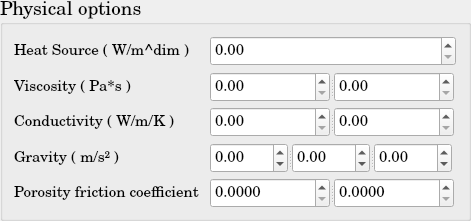
       <widget class="QGroupBox" name="DM_PhysicalOptions">
        <property name="minimumSize">
         <size>
          <width>471</width>
          <height>221</height>
         </size>
        </property>
        <property name="maximumSize">
         <size>
          <width>471</width>
          <height>221</height>
         </size>
        </property>
        <property name="font">
         <font>
          <family>Century Schoolbook L</family>
          <pointsize>14</pointsize>
          <weight>50</weight>
          <bold>false</bold>
         </font>
        </property>
        <property name="title">
         <string>Physical options</string>
        </property>
        <layout class="QGridLayout" name="gridLayout_63">
         <item row="0" column="0">
          <layout class="QGridLayout" name="gridLayout_62">
           <item row="0" column="0">
            <widget class="QLabel" name="DM_HeatSource">
             <property name="minimumSize">
              <size>
               <width>190</width>
               <height>30</height>
              </size>
             </property>
             <property name="maximumSize">
              <size>
               <width>190</width>
               <height>30</height>
              </size>
             </property>
             <property name="font">
              <font>
               <pointsize>11</pointsize>
              </font>
             </property>
             <property name="text">
              <string>Heat Source ( W/m^dim )</string>
             </property>
            </widget>
           </item>
           <item row="0" column="1">
            <widget class="QDoubleSpinBox" name="DM_HeatSource_doubleSpinBox">
             <property name="minimumSize">
              <size>
               <width>246</width>
               <height>30</height>
              </size>
             </property>
             <property name="maximumSize">
              <size>
               <width>246</width>
               <height>30</height>
              </size>
             </property>
             <property name="font">
              <font>
               <pointsize>11</pointsize>
              </font>
             </property>
             <property name="maximum">
              <double>1000000000.000000000000000</double>
             </property>
            </widget>
           </item>
           <item row="1" column="0">
            <widget class="QLabel" name="DM_Viscosity">
             <property name="minimumSize">
              <size>
               <width>190</width>
               <height>30</height>
              </size>
             </property>
             <property name="maximumSize">
              <size>
               <width>190</width>
               <height>30</height>
              </size>
             </property>
             <property name="font">
              <font>
               <pointsize>11</pointsize>
              </font>
             </property>
             <property name="text">
              <string>Viscosity ( Pa*s )</string>
             </property>
            </widget>
           </item>
           <item row="1" column="1">
            <widget class="QSplitter" name="splitter_51">
             <property name="minimumSize">
              <size>
               <width>246</width>
               <height>30</height>
              </size>
             </property>
             <property name="orientation">
              <enum>Qt::Horizontal</enum>
             </property>
             <widget class="QDoubleSpinBox" name="DM_Viscosity_Phase1_doubleSpinBox">
              <property name="minimumSize">
               <size>
                <width>120</width>
                <height>30</height>
               </size>
              </property>
              <property name="maximumSize">
               <size>
                <width>120</width>
                <height>30</height>
               </size>
              </property>
              <property name="font">
               <font>
                <pointsize>11</pointsize>
               </font>
              </property>
              <property name="maximum">
               <double>1000000000.000000000000000</double>
              </property>
             </widget>
             <widget class="QDoubleSpinBox" name="DM_Viscosity_Phase2_doubleSpinBox">
              <property name="minimumSize">
               <size>
                <width>120</width>
                <height>30</height>
               </size>
              </property>
              <property name="maximumSize">
               <size>
                <width>120</width>
                <height>30</height>
               </size>
              </property>
              <property name="font">
               <font>
                <pointsize>11</pointsize>
               </font>
              </property>
              <property name="maximum">
               <double>1000000000.000000000000000</double>
              </property>
             </widget>
            </widget>
           </item>
           <item row="2" column="0">
            <widget class="QLabel" name="DM_Conductivity">
             <property name="minimumSize">
              <size>
               <width>190</width>
               <height>30</height>
              </size>
             </property>
             <property name="maximumSize">
              <size>
               <width>190</width>
               <height>30</height>
              </size>
             </property>
             <property name="font">
              <font>
               <pointsize>11</pointsize>
              </font>
             </property>
             <property name="text">
              <string>Conductivity ( W/m/K )</string>
             </property>
            </widget>
           </item>
           <item row="2" column="1">
            <widget class="QSplitter" name="splitter_38">
             <property name="minimumSize">
              <size>
               <width>246</width>
               <height>30</height>
              </size>
             </property>
             <property name="orientation">
              <enum>Qt::Horizontal</enum>
             </property>
             <widget class="QDoubleSpinBox" name="DM_Conductivity_Phase1_doubleSpinBox">
              <property name="minimumSize">
               <size>
                <width>120</width>
                <height>30</height>
               </size>
              </property>
              <property name="maximumSize">
               <size>
                <width>120</width>
                <height>30</height>
               </size>
              </property>
              <property name="font">
               <font>
                <pointsize>11</pointsize>
               </font>
              </property>
              <property name="maximum">
               <double>1000000000.000000000000000</double>
              </property>
             </widget>
             <widget class="QDoubleSpinBox" name="DM_Conductivity_Phase2_doubleSpinBox_2">
              <property name="minimumSize">
               <size>
                <width>120</width>
                <height>30</height>
               </size>
              </property>
              <property name="maximumSize">
               <size>
                <width>120</width>
                <height>30</height>
               </size>
              </property>
              <property name="font">
               <font>
                <pointsize>11</pointsize>
               </font>
              </property>
              <property name="maximum">
               <double>1000000000.000000000000000</double>
              </property>
             </widget>
            </widget>
           </item>
           <item row="3" column="0">
            <widget class="QLabel" name="DM_Gravity">
             <property name="minimumSize">
              <size>
               <width>190</width>
               <height>30</height>
              </size>
             </property>
             <property name="maximumSize">
              <size>
               <width>190</width>
               <height>30</height>
              </size>
             </property>
             <property name="font">
              <font>
               <pointsize>11</pointsize>
              </font>
             </property>
             <property name="text">
              <string>Gravity ( m/s² )</string>
             </property>
            </widget>
           </item>
           <item row="3" column="1">
            <widget class="QSplitter" name="splitter_56">
             <property name="minimumSize">
              <size>
               <width>246</width>
               <height>30</height>
              </size>
             </property>
             <property name="maximumSize">
              <size>
               <width>236</width>
               <height>30</height>
              </size>
             </property>
             <property name="orientation">
              <enum>Qt::Horizontal</enum>
             </property>
             <widget class="QDoubleSpinBox" name="DM_Gravity_1d_doubleSpinBox">
              <property name="minimumSize">
               <size>
                <width>78</width>
                <height>30</height>
               </size>
              </property>
              <property name="maximumSize">
               <size>
                <width>78</width>
                <height>30</height>
               </size>
              </property>
              <property name="font">
               <font>
                <pointsize>11</pointsize>
               </font>
              </property>
              <property name="minimum">
               <double>-1000000000.000000000000000</double>
              </property>
              <property name="maximum">
               <double>1000000000.000000000000000</double>
              </property>
             </widget>
             <widget class="QDoubleSpinBox" name="DM_Gravity_2d_doubleSpinBox">
              <property name="minimumSize">
               <size>
                <width>78</width>
                <height>30</height>
               </size>
              </property>
              <property name="maximumSize">
               <size>
                <width>78</width>
                <height>30</height>
               </size>
              </property>
              <property name="font">
               <font>
                <pointsize>11</pointsize>
               </font>
              </property>
              <property name="minimum">
               <double>-1000000000.000000000000000</double>
              </property>
              <property name="maximum">
               <double>1000000000.000000000000000</double>
              </property>
             </widget>
             <widget class="QDoubleSpinBox" name="DM_Gravity_3d_doubleSpinBox">
              <property name="minimumSize">
               <size>
                <width>78</width>
                <height>30</height>
               </size>
              </property>
              <property name="maximumSize">
               <size>
                <width>78</width>
                <height>30</height>
               </size>
              </property>
              <property name="font">
               <font>
                <pointsize>11</pointsize>
               </font>
              </property>
              <property name="minimum">
               <double>-1000000000.000000000000000</double>
              </property>
              <property name="maximum">
               <double>1000000000.000000000000000</double>
              </property>
             </widget>
            </widget>
           </item>
           <item row="4" column="0">
            <widget class="QLabel" name="DM_FrictionCoef">
             <property name="minimumSize">
              <size>
               <width>190</width>
               <height>30</height>
              </size>
             </property>
             <property name="maximumSize">
              <size>
               <width>190</width>
               <height>30</height>
              </size>
             </property>
             <property name="font">
              <font>
               <pointsize>11</pointsize>
              </font>
             </property>
             <property name="text">
              <string>Porosity friction coefficient</string>
             </property>
            </widget>
           </item>
           <item row="4" column="1">
            <widget class="QSplitter" name="splitter_5">
             <property name="minimumSize">
              <size>
               <width>246</width>
               <height>30</height>
              </size>
             </property>
             <property name="orientation">
              <enum>Qt::Horizontal</enum>
             </property>
             <widget class="QDoubleSpinBox" name="DM_FrictionCoefficients_Phase1_doubleSpinBox">
              <property name="minimumSize">
               <size>
                <width>120</width>
                <height>30</height>
               </size>
              </property>
              <property name="maximumSize">
               <size>
                <width>120</width>
                <height>30</height>
               </size>
              </property>
              <property name="font">
               <font>
                <pointsize>11</pointsize>
               </font>
              </property>
              <property name="decimals">
               <number>4</number>
              </property>
              <property name="maximum">
               <double>100000.000000000000000</double>
              </property>
              <property name="singleStep">
               <double>0.010000000000000</double>
              </property>
             </widget>
             <widget class="QDoubleSpinBox" name="DM_FrictionCoefficients_Phase2_doubleSpinBox">
              <property name="minimumSize">
               <size>
                <width>120</width>
                <height>30</height>
               </size>
              </property>
              <property name="maximumSize">
               <size>
                <width>120</width>
                <height>30</height>
               </size>
              </property>
              <property name="font">
               <font>
                <pointsize>11</pointsize>
               </font>
              </property>
              <property name="decimals">
               <number>4</number>
              </property>
              <property name="maximum">
               <double>10000.000000000000000</double>
              </property>
              <property name="singleStep">
               <double>0.010000000000000</double>
              </property>
             </widget>
            </widget>
           </item>
          </layout>
         </item>
        </layout>
       </widget>
